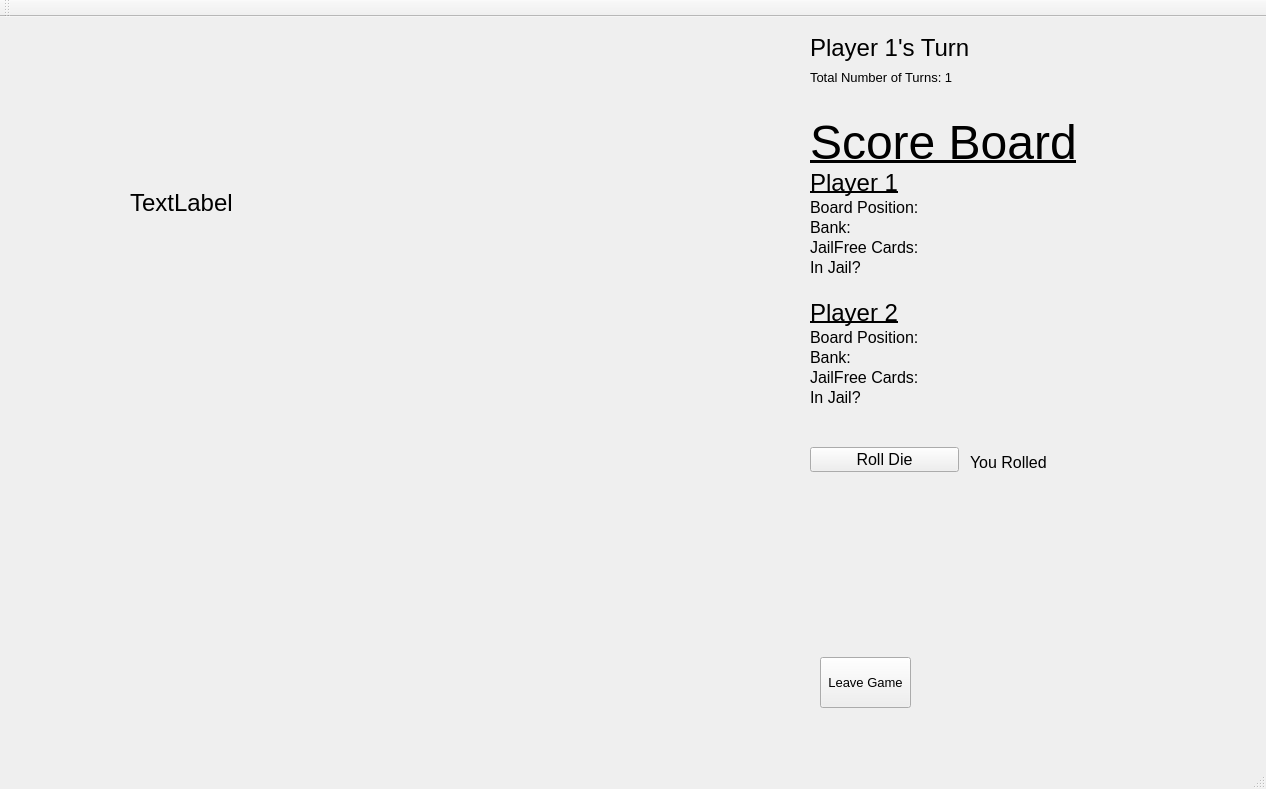
<?xml version="1.0" encoding="UTF-8"?>
<ui version="4.0">
 <class>MainWindow</class>
 <widget class="QMainWindow" name="MainWindow">
  <property name="geometry">
   <rect>
    <x>0</x>
    <y>0</y>
    <width>1266</width>
    <height>789</height>
   </rect>
  </property>
  <property name="font">
   <font>
    <pointsize>18</pointsize>
   </font>
  </property>
  <property name="windowTitle">
   <string>MainWindow</string>
  </property>
  <widget class="QWidget" name="centralWidget">
   <widget class="QLabel" name="label">
    <property name="geometry">
     <rect>
      <x>0</x>
      <y>0</y>
      <width>801</width>
      <height>701</height>
     </rect>
    </property>
    <property name="text">
     <string/>
    </property>
    <property name="pixmap">
     <pixmap resource="resources.qrc">:/board.jpg</pixmap>
    </property>
    <property name="scaledContents">
     <bool>true</bool>
    </property>
   </widget>
   <widget class="QLabel" name="label_2">
    <property name="geometry">
     <rect>
      <x>130</x>
      <y>120</y>
      <width>231</width>
      <height>131</height>
     </rect>
    </property>
    <property name="autoFillBackground">
     <bool>true</bool>
    </property>
    <property name="text">
     <string>TextLabel</string>
    </property>
   </widget>
   <widget class="QPushButton" name="pushButton">
    <property name="geometry">
     <rect>
      <x>820</x>
      <y>640</y>
      <width>91</width>
      <height>51</height>
     </rect>
    </property>
    <property name="font">
     <font>
      <pointsize>10</pointsize>
     </font>
    </property>
    <property name="text">
     <string>Leave Game</string>
    </property>
   </widget>
   <widget class="QPushButton" name="pushButton_2">
    <property name="geometry">
     <rect>
      <x>810</x>
      <y>430</y>
      <width>149</width>
      <height>25</height>
     </rect>
    </property>
    <property name="font">
     <font>
      <pointsize>12</pointsize>
     </font>
    </property>
    <property name="text">
     <string>Roll Die</string>
    </property>
   </widget>
   <widget class="QLabel" name="Player1_Space">
    <property name="geometry">
     <rect>
      <x>950</x>
      <y>180</y>
      <width>191</width>
      <height>21</height>
     </rect>
    </property>
    <property name="font">
     <font>
      <pointsize>12</pointsize>
     </font>
    </property>
    <property name="text">
     <string/>
    </property>
   </widget>
   <widget class="QLabel" name="Scoreboard_text">
    <property name="geometry">
     <rect>
      <x>810</x>
      <y>100</y>
      <width>331</width>
      <height>51</height>
     </rect>
    </property>
    <property name="font">
     <font>
      <pointsize>36</pointsize>
      <underline>true</underline>
     </font>
    </property>
    <property name="text">
     <string>Score Board</string>
    </property>
   </widget>
   <widget class="QLabel" name="Player1_Text">
    <property name="geometry">
     <rect>
      <x>810</x>
      <y>150</y>
      <width>91</width>
      <height>31</height>
     </rect>
    </property>
    <property name="font">
     <font>
      <underline>true</underline>
     </font>
    </property>
    <property name="text">
     <string>Player 1</string>
    </property>
   </widget>
   <widget class="QLabel" name="Player1_Position_Text">
    <property name="geometry">
     <rect>
      <x>810</x>
      <y>180</y>
      <width>141</width>
      <height>21</height>
     </rect>
    </property>
    <property name="font">
     <font>
      <pointsize>12</pointsize>
      <weight>50</weight>
      <bold>false</bold>
     </font>
    </property>
    <property name="text">
     <string>Board Position:</string>
    </property>
   </widget>
   <widget class="QLabel" name="DiceRoll">
    <property name="geometry">
     <rect>
      <x>970</x>
      <y>430</y>
      <width>131</width>
      <height>31</height>
     </rect>
    </property>
    <property name="font">
     <font>
      <pointsize>12</pointsize>
     </font>
    </property>
    <property name="text">
     <string>You Rolled  </string>
    </property>
   </widget>
   <widget class="QLabel" name="Player2_Text">
    <property name="geometry">
     <rect>
      <x>810</x>
      <y>280</y>
      <width>91</width>
      <height>31</height>
     </rect>
    </property>
    <property name="font">
     <font>
      <underline>true</underline>
     </font>
    </property>
    <property name="text">
     <string>Player 2</string>
    </property>
   </widget>
   <widget class="QLabel" name="Player1_Bank_Text">
    <property name="geometry">
     <rect>
      <x>810</x>
      <y>200</y>
      <width>111</width>
      <height>21</height>
     </rect>
    </property>
    <property name="font">
     <font>
      <pointsize>12</pointsize>
      <weight>50</weight>
      <bold>false</bold>
     </font>
    </property>
    <property name="text">
     <string>Bank:</string>
    </property>
   </widget>
   <widget class="QLabel" name="Player1_Bank_Amount">
    <property name="geometry">
     <rect>
      <x>950</x>
      <y>200</y>
      <width>191</width>
      <height>21</height>
     </rect>
    </property>
    <property name="font">
     <font>
      <pointsize>12</pointsize>
     </font>
    </property>
    <property name="text">
     <string/>
    </property>
   </widget>
   <widget class="QLabel" name="Player2_Space">
    <property name="geometry">
     <rect>
      <x>950</x>
      <y>310</y>
      <width>191</width>
      <height>21</height>
     </rect>
    </property>
    <property name="font">
     <font>
      <pointsize>12</pointsize>
     </font>
    </property>
    <property name="text">
     <string/>
    </property>
   </widget>
   <widget class="QLabel" name="Player2_Position_Text">
    <property name="geometry">
     <rect>
      <x>810</x>
      <y>310</y>
      <width>151</width>
      <height>21</height>
     </rect>
    </property>
    <property name="font">
     <font>
      <pointsize>12</pointsize>
      <weight>50</weight>
      <bold>false</bold>
     </font>
    </property>
    <property name="text">
     <string>Board Position:</string>
    </property>
   </widget>
   <widget class="QLabel" name="Player2_Bank_Amount">
    <property name="geometry">
     <rect>
      <x>950</x>
      <y>330</y>
      <width>191</width>
      <height>21</height>
     </rect>
    </property>
    <property name="font">
     <font>
      <pointsize>12</pointsize>
     </font>
    </property>
    <property name="text">
     <string/>
    </property>
   </widget>
   <widget class="QLabel" name="Player2_Bank_Text">
    <property name="geometry">
     <rect>
      <x>810</x>
      <y>330</y>
      <width>111</width>
      <height>21</height>
     </rect>
    </property>
    <property name="font">
     <font>
      <pointsize>12</pointsize>
      <weight>50</weight>
      <bold>false</bold>
     </font>
    </property>
    <property name="text">
     <string>Bank:</string>
    </property>
   </widget>
   <widget class="QLabel" name="TurnLabel">
    <property name="geometry">
     <rect>
      <x>810</x>
      <y>10</y>
      <width>221</width>
      <height>41</height>
     </rect>
    </property>
    <property name="palette">
     <palette>
      <active>
       <colorrole role="Text">
        <brush brushstyle="SolidPattern">
         <color alpha="255">
          <red>0</red>
          <green>0</green>
          <blue>0</blue>
         </color>
        </brush>
       </colorrole>
      </active>
      <inactive>
       <colorrole role="Text">
        <brush brushstyle="SolidPattern">
         <color alpha="255">
          <red>0</red>
          <green>0</green>
          <blue>0</blue>
         </color>
        </brush>
       </colorrole>
      </inactive>
      <disabled>
       <colorrole role="Text">
        <brush brushstyle="SolidPattern">
         <color alpha="255">
          <red>120</red>
          <green>120</green>
          <blue>120</blue>
         </color>
        </brush>
       </colorrole>
      </disabled>
     </palette>
    </property>
    <property name="font">
     <font>
      <underline>false</underline>
     </font>
    </property>
    <property name="text">
     <string>Player 1's Turn</string>
    </property>
   </widget>
   <widget class="QLabel" name="TotalTurns">
    <property name="geometry">
     <rect>
      <x>810</x>
      <y>50</y>
      <width>171</width>
      <height>21</height>
     </rect>
    </property>
    <property name="palette">
     <palette>
      <active>
       <colorrole role="Text">
        <brush brushstyle="SolidPattern">
         <color alpha="255">
          <red>0</red>
          <green>0</green>
          <blue>0</blue>
         </color>
        </brush>
       </colorrole>
      </active>
      <inactive>
       <colorrole role="Text">
        <brush brushstyle="SolidPattern">
         <color alpha="255">
          <red>0</red>
          <green>0</green>
          <blue>0</blue>
         </color>
        </brush>
       </colorrole>
      </inactive>
      <disabled>
       <colorrole role="Text">
        <brush brushstyle="SolidPattern">
         <color alpha="255">
          <red>120</red>
          <green>120</green>
          <blue>120</blue>
         </color>
        </brush>
       </colorrole>
      </disabled>
     </palette>
    </property>
    <property name="font">
     <font>
      <pointsize>10</pointsize>
      <underline>false</underline>
     </font>
    </property>
    <property name="text">
     <string>Total Number of Turns: 1</string>
    </property>
   </widget>
   <widget class="QLabel" name="Player1_Jailfree_amount">
    <property name="geometry">
     <rect>
      <x>950</x>
      <y>220</y>
      <width>91</width>
      <height>21</height>
     </rect>
    </property>
    <property name="font">
     <font>
      <pointsize>12</pointsize>
      <weight>50</weight>
      <bold>false</bold>
     </font>
    </property>
    <property name="text">
     <string/>
    </property>
   </widget>
   <widget class="QLabel" name="Player2_Jailfree_amount">
    <property name="geometry">
     <rect>
      <x>950</x>
      <y>350</y>
      <width>111</width>
      <height>21</height>
     </rect>
    </property>
    <property name="font">
     <font>
      <pointsize>12</pointsize>
      <weight>50</weight>
      <bold>false</bold>
     </font>
    </property>
    <property name="text">
     <string/>
    </property>
   </widget>
   <widget class="QLabel" name="Player1_Bank_Text_2">
    <property name="geometry">
     <rect>
      <x>810</x>
      <y>220</y>
      <width>141</width>
      <height>21</height>
     </rect>
    </property>
    <property name="font">
     <font>
      <pointsize>12</pointsize>
      <weight>50</weight>
      <bold>false</bold>
     </font>
    </property>
    <property name="text">
     <string>JailFree Cards:</string>
    </property>
   </widget>
   <widget class="QLabel" name="Player1_Bank_Text_3">
    <property name="geometry">
     <rect>
      <x>810</x>
      <y>350</y>
      <width>201</width>
      <height>21</height>
     </rect>
    </property>
    <property name="font">
     <font>
      <pointsize>12</pointsize>
      <weight>50</weight>
      <bold>false</bold>
     </font>
    </property>
    <property name="text">
     <string>JailFree Cards:</string>
    </property>
   </widget>
   <widget class="QLabel" name="Player1_inJail">
    <property name="geometry">
     <rect>
      <x>950</x>
      <y>240</y>
      <width>111</width>
      <height>21</height>
     </rect>
    </property>
    <property name="font">
     <font>
      <pointsize>12</pointsize>
      <weight>50</weight>
      <bold>false</bold>
     </font>
    </property>
    <property name="text">
     <string/>
    </property>
   </widget>
   <widget class="QLabel" name="Player2_inJail">
    <property name="geometry">
     <rect>
      <x>950</x>
      <y>370</y>
      <width>111</width>
      <height>21</height>
     </rect>
    </property>
    <property name="font">
     <font>
      <pointsize>12</pointsize>
      <weight>50</weight>
      <bold>false</bold>
     </font>
    </property>
    <property name="text">
     <string/>
    </property>
   </widget>
   <widget class="QLabel" name="Player2_inJail_2">
    <property name="geometry">
     <rect>
      <x>810</x>
      <y>370</y>
      <width>111</width>
      <height>21</height>
     </rect>
    </property>
    <property name="font">
     <font>
      <pointsize>12</pointsize>
      <weight>50</weight>
      <bold>false</bold>
     </font>
    </property>
    <property name="text">
     <string>In Jail?</string>
    </property>
   </widget>
   <widget class="QLabel" name="Player2_inJail_3">
    <property name="geometry">
     <rect>
      <x>810</x>
      <y>240</y>
      <width>111</width>
      <height>21</height>
     </rect>
    </property>
    <property name="font">
     <font>
      <pointsize>12</pointsize>
      <weight>50</weight>
      <bold>false</bold>
     </font>
    </property>
    <property name="text">
     <string>In Jail?</string>
    </property>
   </widget>
   <widget class="QLabel" name="label_3">
    <property name="geometry">
     <rect>
      <x>730</x>
      <y>600</y>
      <width>41</width>
      <height>41</height>
     </rect>
    </property>
    <property name="text">
     <string/>
    </property>
    <property name="pixmap">
     <pixmap resource="resources.qrc">:/player1piece.png</pixmap>
    </property>
    <property name="scaledContents">
     <bool>true</bool>
    </property>
   </widget>
   <widget class="QLabel" name="label_4">
    <property name="geometry">
     <rect>
      <x>690</x>
      <y>640</y>
      <width>51</width>
      <height>41</height>
     </rect>
    </property>
    <property name="text">
     <string/>
    </property>
    <property name="pixmap">
     <pixmap resource="resources.qrc">:/player2piece.png</pixmap>
    </property>
    <property name="scaledContents">
     <bool>true</bool>
    </property>
   </widget>
   <zorder>Player1_Position_Text</zorder>
   <zorder>label</zorder>
   <zorder>label_2</zorder>
   <zorder>pushButton</zorder>
   <zorder>pushButton_2</zorder>
   <zorder>Player1_Space</zorder>
   <zorder>Scoreboard_text</zorder>
   <zorder>Player1_Text</zorder>
   <zorder>DiceRoll</zorder>
   <zorder>Player2_Text</zorder>
   <zorder>Player1_Bank_Text</zorder>
   <zorder>Player1_Bank_Amount</zorder>
   <zorder>Player2_Space</zorder>
   <zorder>Player2_Position_Text</zorder>
   <zorder>Player2_Bank_Amount</zorder>
   <zorder>Player2_Bank_Text</zorder>
   <zorder>TurnLabel</zorder>
   <zorder>TotalTurns</zorder>
   <zorder>Player1_Jailfree_amount</zorder>
   <zorder>Player2_Jailfree_amount</zorder>
   <zorder>Player1_Bank_Text_2</zorder>
   <zorder>Player1_Bank_Text_3</zorder>
   <zorder>Player1_inJail</zorder>
   <zorder>Player2_inJail</zorder>
   <zorder>Player2_inJail_2</zorder>
   <zorder>Player2_inJail_3</zorder>
   <zorder>label_3</zorder>
   <zorder>label_4</zorder>
  </widget>
  <widget class="QMenuBar" name="menuBar">
   <property name="geometry">
    <rect>
     <x>0</x>
     <y>0</y>
     <width>1266</width>
     <height>25</height>
    </rect>
   </property>
  </widget>
  <widget class="QToolBar" name="mainToolBar">
   <attribute name="toolBarArea">
    <enum>TopToolBarArea</enum>
   </attribute>
   <attribute name="toolBarBreak">
    <bool>false</bool>
   </attribute>
  </widget>
  <widget class="QStatusBar" name="statusBar"/>
 </widget>
 <layoutdefault spacing="6" margin="11"/>
 <resources>
  <include location="resources.qrc"/>
 </resources>
 <connections/>
</ui>
